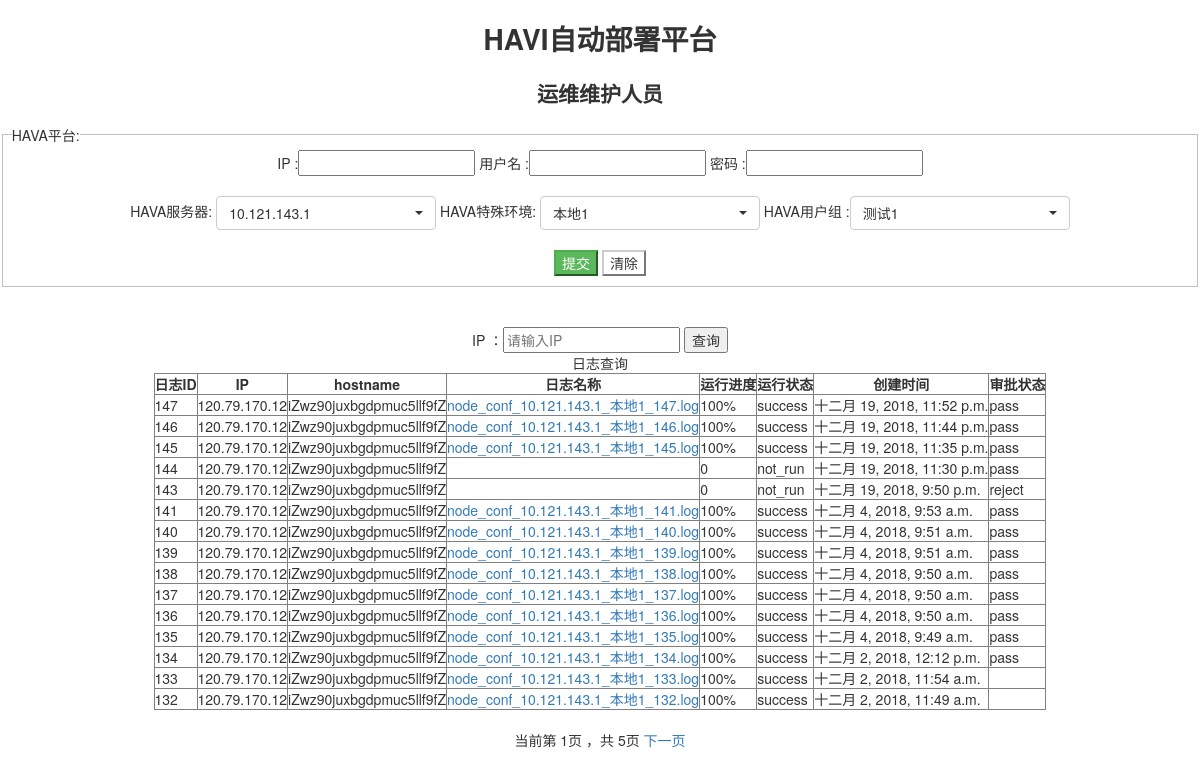
The page / on the database its author committed.
### havaApp/models.py (models this page shows)
class HavaUserGroup(models.Model):
    user_group = models.CharField(max_length=50)

class LogInfo(models.Model):
    log_id = models.IntegerField()
    log_context = models.CharField(max_length=1000)
    hava_submit_log_name = models.CharField(max_length=50, default='')
    hava_submit_log_pid = models.CharField(max_length=50, default='')
    states = models.CharField(max_length=50, default='')
    step = models.CharField(max_length=10, default='')
    gmt_create = models.DateTimeField(auto_now=True)
    ip = models.CharField(max_length=100, default='')
    host_name = models.CharField(max_length=100, default='')
    approve_states = models.CharField(max_length=50, default='')

### havaApp/views.py (the view)
# urls.py: path('',views.index),
def index(req):
    ip = req.GET.get('ip')
    page = req.GET.get('page')
    if ip:
        get_log_states(ip)
        contact_list = LogInfo.objects.filter(ip=ip).order_by('-log_id')
    else:
        get_log_states('0')
        contact_list = LogInfo.objects.all().order_by('-log_id')
    paginator = Paginator(contact_list, 15)  # Show 25 contacts per page
    try:
        contacts = paginator.page(page)
    except PageNotAnInteger:
        contacts = paginator.page(1)
    except EmptyPage:
        contacts = paginator.page(paginator.num_pages)
    user_group = HavaUserGroup.objects.all().values()
    hava_user_group = []
    for item in user_group:
        hava_user_group.append(item.get('user_group'))
    return render(req, 'index.html', {"contacts": contacts, 'hava_user_group': hava_user_group})

### havaApp/get_log.py (called while the page is built, shortened)
def get_log_states(ip=0):
    if ip != 0:
        run = LogInfo.objects.filter(ip=ip, states='run').values()
    else:
        run = LogInfo.objects.filter(states='run').values()
    BASE_DIR = os.path.dirname(os.path.abspath(__file__))
    if not run:
        return

### templates/index.html (shortened to what this page needs)
<!DOCTYPE html>
<html lang="en">
<head>
    <link rel="stylesheet" href="../static/css/bootstrap.css">
    <link rel="stylesheet" href="../static/css/bootstrap-select.css">
    <link href="../static/bootstrap-table/dist/bootstrap-table.css" rel="stylesheet"/>
</head>
<body>
<div align="center">
    <h1> HAVI自动部署平台</h1>
    <h2> 运维维护人员</h2>
    <form action="/submit/" method="post" onsubmit="return havaSubmit()">
        <fieldset>
            <legend>HAVA平台:</legend>
            IP :<input type="text" id="ip" name="ip">
            用户名 :<input type="text" id="user" name="user">
            密码 :<input type="text" id="password" name="password"><br><br>
            HAVA服务器:
            HAVA特殊环境:
            HAVA用户组 :<select class="selectpicker" id="hava_user_group" data-live-search="true"
                             name="hava_user_group">
            {% for item_user in hava_user_group %}
                <option value= {{ item_user }}>{{ item_user }}</option>
            {% endfor %}
        </select><br><br>
            <button type="submit" class="btn-success" id="submit" value="提交">提交</button>
            <button type="reset" class="btn-default">清除</button>
        </fieldset>
        <br> <br>
    </form>
</div>
<div align="center">
    <form action="/index/" method="get">
        IP ：<input type="text" name="ip" placeholder="请输入IP">
        <button name="submit">查询</button>
    </form>
    <table class="table" cellpadding="1" cellspacing="0" border="1">
        <caption align="top">日志查询</caption>
        <thead>
        <tr>
            <th>日志ID</th>
            <th>IP</th>
            <th>hostname</th>
            <th>日志名称</th>
            <th>运行进度</th>
            <th>运行状态</th>
            <th>创建时间</th>
            <th>审批状态</th>
        </tr>
        </thead>
        <tbody>
        {% for line in contacts %}
            <tr>
                <td>{{ line.log_id }}</td>
                <td>{{ line.ip }}</td>
                <td>{{ line.host_name }}</td>
                <td>
                    <a href="/show_log?log_name={{ line.hava_submit_log_name }}&ip={{ line.ip }} "
                       target="_blank">{{ line.hava_submit_log_name }}</a></td>
                <td>{{ line.step }}</td>
                <td>{{ line.states }}</td>
                <td>{{ line.gmt_create }}</td>
                <td>{{ line.approve_states }}</td>
            </tr>
        {% endfor %}
        </tbody>
    </table>
    <br>
    <div class="pagination">
    <span class="step-links">
        <span class="current">
            当前第 {{ contacts.number }}页 ，共 {{ contacts.paginator.num_pages }}页
        </span>
        {% if contacts.has_next %}
            <a href="?page={{ contacts.next_page_number }}">下一页</a>
        {% endif %}
    </span>
    </div>
</div>
</body>
</html>

### rows shown on the page
HavaUserGroup: hava_user_group "测试1"
LogInfo: log_id "147", ip "120.79.170.12", host_name "iZwz90juxbgdpmuc5llf9fZ", hava_submit_log_name "node_conf_10.121.143.1_本地1_147.log", step "100%", states "success", gmt_create "十二月 19, 2018, 11:52 p.m.", approve_states "pass"
LogInfo: log_id "146", ip "120.79.170.12", host_name "iZwz90juxbgdpmuc5llf9fZ", hava_submit_log_name "node_conf_10.121.143.1_本地1_146.log", step "100%", states "success", gmt_create "十二月 19, 2018, 11:44 p.m.", approve_states "pass"
LogInfo: log_id "145", ip "120.79.170.12", host_name "iZwz90juxbgdpmuc5llf9fZ", hava_submit_log_name "node_conf_10.121.143.1_本地1_145.log", step "100%", states "success", gmt_create "十二月 19, 2018, 11:35 p.m.", approve_states "pass"
LogInfo: log_id "144", ip "120.79.170.12", host_name "iZwz90juxbgdpmuc5llf9fZ", step "0", states "not_run", gmt_create "十二月 19, 2018, 11:30 p.m.", approve_states "pass"
LogInfo: log_id "143", ip "120.79.170.12", host_name "iZwz90juxbgdpmuc5llf9fZ", step "0", states "not_run", gmt_create "十二月 19, 2018, 9:50 p.m.", approve_states "reject"
LogInfo: log_id "141", ip "120.79.170.12", host_name "iZwz90juxbgdpmuc5llf9fZ", hava_submit_log_name "node_conf_10.121.143.1_本地1_141.log", step "100%", states "success", gmt_create "十二月 4, 2018, 9:53 a.m.", approve_states "pass"
LogInfo: log_id "140", ip "120.79.170.12", host_name "iZwz90juxbgdpmuc5llf9fZ", hava_submit_log_name "node_conf_10.121.143.1_本地1_140.log", step "100%", states "success", gmt_create "十二月 4, 2018, 9:51 a.m.", approve_states "pass"
LogInfo: log_id "139", ip "120.79.170.12", host_name "iZwz90juxbgdpmuc5llf9fZ", hava_submit_log_name "node_conf_10.121.143.1_本地1_139.log", step "100%", states "success", gmt_create "十二月 4, 2018, 9:51 a.m.", approve_states "pass"
LogInfo: log_id "138", ip "120.79.170.12", host_name "iZwz90juxbgdpmuc5llf9fZ", hava_submit_log_name "node_conf_10.121.143.1_本地1_138.log", step "100%", states "success", gmt_create "十二月 4, 2018, 9:50 a.m.", approve_states "pass"
LogInfo: log_id "137", ip "120.79.170.12", host_name "iZwz90juxbgdpmuc5llf9fZ", hava_submit_log_name "node_conf_10.121.143.1_本地1_137.log", step "100%", states "success", gmt_create "十二月 4, 2018, 9:50 a.m.", approve_states "pass"
LogInfo: log_id "136", ip "120.79.170.12", host_name "iZwz90juxbgdpmuc5llf9fZ", hava_submit_log_name "node_conf_10.121.143.1_本地1_136.log", step "100%", states "success", gmt_create "十二月 4, 2018, 9:50 a.m.", approve_states "pass"
LogInfo: log_id "135", ip "120.79.170.12", host_name "iZwz90juxbgdpmuc5llf9fZ", hava_submit_log_name "node_conf_10.121.143.1_本地1_135.log", step "100%", states "success", gmt_create "十二月 4, 2018, 9:49 a.m.", approve_states "pass"
LogInfo: log_id "134", ip "120.79.170.12", host_name "iZwz90juxbgdpmuc5llf9fZ", hava_submit_log_name "node_conf_10.121.143.1_本地1_134.log", step "100%", states "success", gmt_create "十二月 2, 2018, 12:12 p.m.", approve_states "pass"
LogInfo: log_id "133", ip "120.79.170.12", host_name "iZwz90juxbgdpmuc5llf9fZ", hava_submit_log_name "node_conf_10.121.143.1_本地1_133.log", step "100%", states "success", gmt_create "十二月 2, 2018, 11:54 a.m."
LogInfo: log_id "132", ip "120.79.170.12", host_name "iZwz90juxbgdpmuc5llf9fZ", hava_submit_log_name "node_conf_10.121.143.1_本地1_132.log", step "100%", states "success", gmt_create "十二月 2, 2018, 11:49 a.m."

### other values the page prints
{{ contacts.number }} "1"
{{ contacts.paginator.num_pages }} "5"
